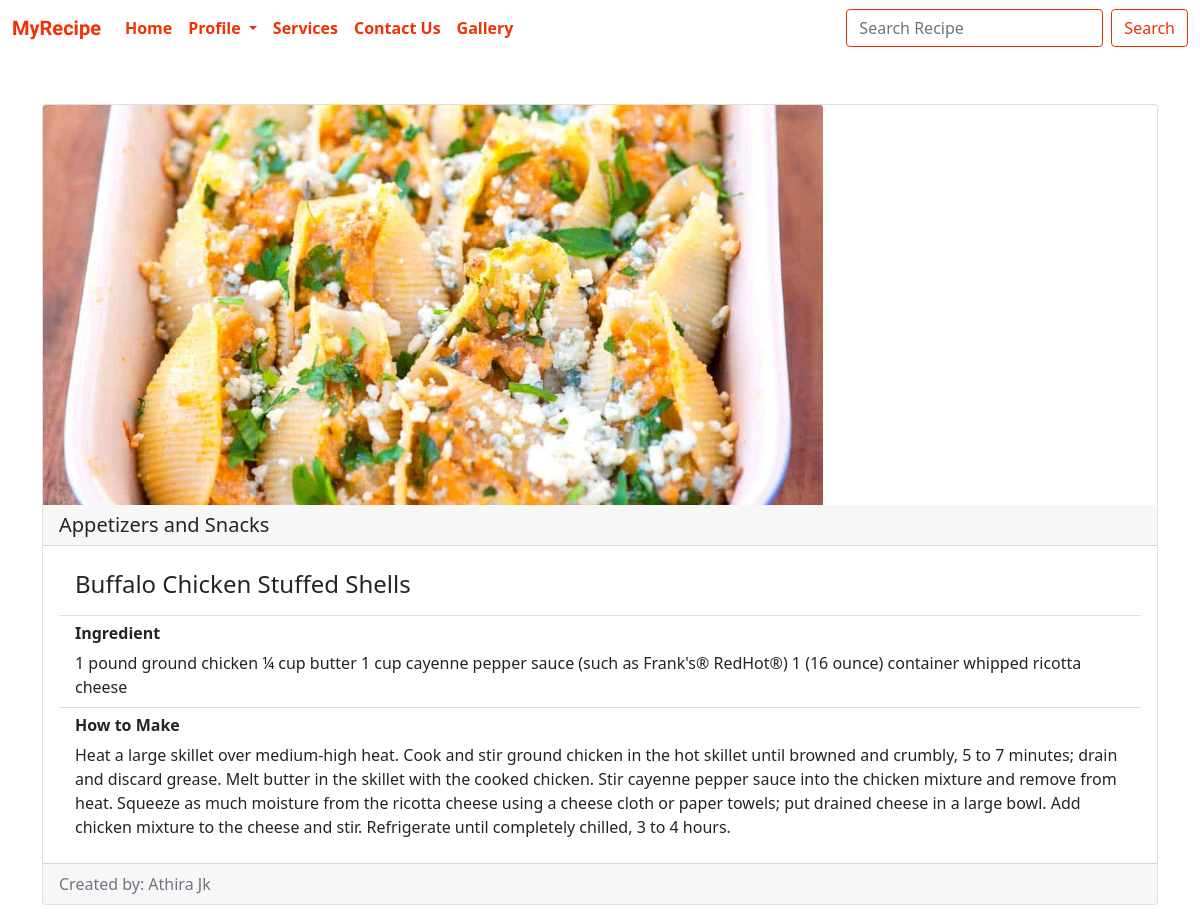
Screenshot of /recipes/viewrecipe/5/ (signed in) with the database file from the repository.
### recipes/models.py (models this page shows, shortened)
class recipe(models.Model):
    recipe_name = models.CharField(max_length=120)
    ingredient = models.CharField(max_length=600)
    category = models.CharField(max_length=120)
    recipe_pic = models.ImageField(upload_to="images")
    How_to_make = models.CharField(max_length=600)
    created_by = models.ForeignKey(to=User,on_delete=models.CASCADE)

### recipes/views.py (the view)
# urls.py: path('viewrecipe/<int:id>/',views.ViewRecipe.as_view(),name="viewrecipe"),
@method_decorator(login_required(login_url='login'), name='dispatch')
class ViewRecipe(TemplateView):
    template_name = 'recipes/viewrecipe.html'
    context ={}
    def get(self,request,*args,**kwargs):
        id =kwargs.get('id')
        obj = get_object_or_404(recipe,pk=id)
        self.context['obj'] = obj
        user = request.user.id
        if user:
            try:
                profile = Profile.objects.get(user=user)
                self.context['profile'] = 'pro_exist'
                return render(request, self.template_name, self.context)
            except Exception:
                return redirect('createprofile')
        return render(request,self.template_name,self.context)

### recipes/templates/recipes/viewrecipe.html (shortened to what this page needs)
<!DOCTYPE html>
<html lang="en">
<head>
    <link href="https://cdn.jsdelivr.net/npm/bootstrap@5.0.0-beta3/dist/css/bootstrap.min.css" rel="stylesheet">
    {% load static %}
    <link rel="stylesheet" href="{% static 'recipes/css/viewrecipe.css' %}">
    <link rel="stylesheet" href="{% static 'home/css/home.css' %}">
</head>
<body>
{% include 'home/nav.html' %}
<div class="container">
    <div class="card mb-3">
        <img src="/{{obj.recipe_pic}}" class="card-img-top" alt="...">
        <h5 class="card-header">{{obj.category}}</h5>
        <div class="card-body">
              <ul class="list-group list-group-flush">
                  <li class="list-group-item"><h4 class="card-title">{{obj.recipe_name}}</h4></li>
                  <li class="list-group-item">
                      <h6><b>Ingredient</b></h6>
                      {{obj.ingredient}}
                  </li>
                  <li class="list-group-item">
                      <h6><b>How to Make</b></h6>
                      {{obj.How_to_make}}</li>
              </ul>
        </div>
        <div class="card-footer text-muted">
            Created by: {{obj.created_by.first_name}} {{obj.created_by.last_name}}
         </div>
    </div>
</div>
</body>
</html>

### recipes/static/recipes/css/viewrecipe.css (style rules this page uses)
img { max-width:auto !important; height:400px !important; }

### home/static/home/css/home.css (style rules this page uses)
.container { position: relative; padding-top:4% }
.card-img-top { width: 70%; height: 10vw; object-fit: cover; }

### rows the page displays
recipe: recipe_pic (picture), category "Appetizers and Snacks", recipe_name "Buffalo Chicken Stuffed Shells", ingredient "1 pound ground chicken ¼ cup butter 1 cup cayenne pepper sauce (such as Frank's® RedHot®) 1 (16 ounce) container whipped ricotta cheese", How_to_make "Heat a large skillet over medium-high heat. Cook and stir ground chicken in the hot skillet until browned and crumbly, 5 to 7 minutes; drain and discard grease. Melt butter in the skillet with the cooked chicken. Stir cayenne pepper sauce into the chicken mixture and remove from heat. Squeeze as much moisture from the ricotta cheese using a cheese cloth or paper towels; put drained cheese in a large bowl. Add chicken mixture to the cheese and stir. Refrigerate until completely chilled, 3 to 4 hours.", created_by.first_name "Athira", created_by.last_name "Jk"
